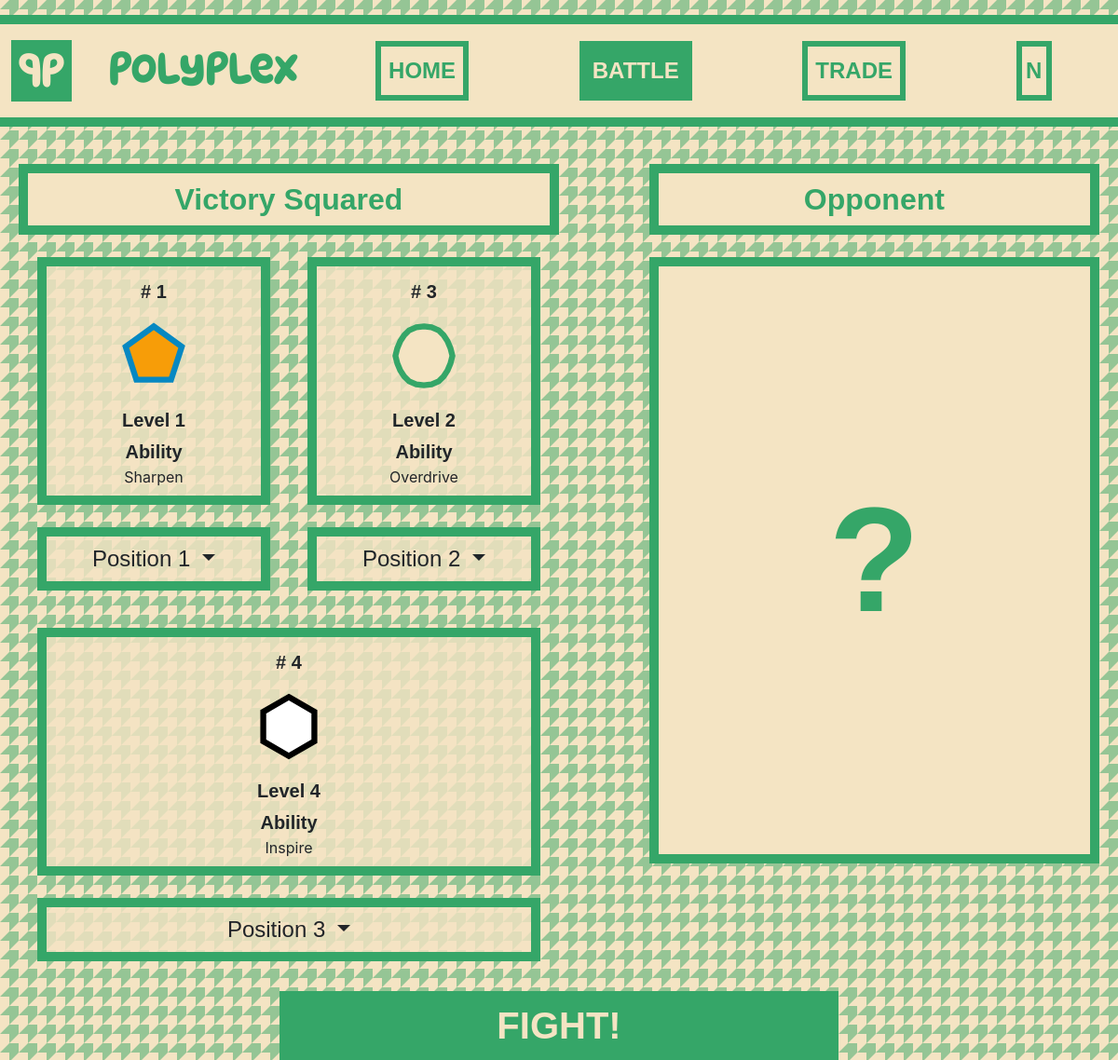
The app's page /pages/battle.php (signed in) with its own data.
### tables this page shows
CREATE TABLE `teams` (
  `team_id` int(10) UNSIGNED NOT NULL,
  `team_name` varchar(255) NOT NULL,
  `shape_a_id` int(10) UNSIGNED DEFAULT NULL,
  `shape_b_id` int(10) UNSIGNED DEFAULT NULL,
  `shape_c_id` int(10) UNSIGNED DEFAULT NULL
);

CREATE TABLE `shapes` (
  `shape_id` int(10) UNSIGNED NOT NULL,
  `shape` enum('circle','triangle','square','pentagon','hexagon') DEFAULT 'circle',
  `border_colour` varchar(7) DEFAULT '#000000',
  `fill_colour` varchar(7) DEFAULT '#FFFFFF',
  `shape_level` int(11) DEFAULT NULL,
  `trading` tinyint(1) DEFAULT 0,
  `created_at` timestamp NOT NULL DEFAULT current_timestamp(),
  `shape_ability` int(10) UNSIGNED DEFAULT NULL
);

### pages/battle.php (the view, shortened to what this page needs)
<?php
require_once '../config/db.php';
$teamId = $_SESSION['team_id'];
$sql = 'SELECT t.team_id, t.team_name,
        s1.shape_id AS shape_a_id,
        s1.shape AS shape_a,
        s1.fill_colour AS fill_colour_a,
        s1.border_colour AS border_colour_a,
        s1.shape_level AS shape_level_a,
        a1.ability_name AS ability_name_a,
        a1.ability_description AS ability_description_a,
        a1.ability_modifier AS ability_modifier_a,
        a1.ability_target AS ability_target_a,
        s2.shape_id AS shape_b_id,
        s2.shape AS shape_b,
        s2.fill_colour AS fill_colour_b,
        s2.border_colour AS border_colour_b,
        s2.shape_level AS shape_level_b,
        a2.ability_name AS ability_name_b,
        a2.ability_description AS ability_description_b,
        a2.ability_modifier AS ability_modifier_b,
        a2.ability_target AS ability_target_b,
        s3.shape_id AS shape_c_id,
        s3.shape AS shape_c,
        s3.fill_colour AS fill_colour_c,
        s3.border_colour AS border_colour_c,
        s3.shape_level AS shape_level_c,
        a3.ability_name AS ability_name_c,
        a3.ability_description AS ability_description_c,
        a3.ability_modifier AS ability_modifier_c,
        a3.ability_target AS ability_target_c
    FROM teams t LEFT JOIN shapes s1 ON t.shape_a_id = s1.shape_id
    LEFT JOIN abilities a1 ON s1.shape_ability = a1.ability_id
    LEFT JOIN shapes s2 ON t.shape_b_id = s2.shape_id
    LEFT JOIN abilities a2 ON s2.shape_ability = a2.ability_id
    LEFT JOIN shapes s3 ON t.shape_c_id = s3.shape_id
    LEFT JOIN abilities a3 ON s3.shape_ability = a3.ability_id
    WHERE t.team_id = ?';
$stmt = mysqli_prepare($conn, $sql);
mysqli_stmt_bind_param($stmt, "i", $teamId);
mysqli_stmt_execute($stmt);
$result = mysqli_stmt_get_result($stmt);
$team = mysqli_fetch_assoc($result);
$shapes = [];
foreach (['a', 'b', 'c'] as $position) {
    $shapes[] = [
        'shape_id' => $team["shape_{$position}_id"],
        'shape' => $team["shape_{$position}"],
        'fill_colour' => $team["fill_colour_{$position}"],
        'border_colour' => $team["border_colour_{$position}"],
        'shape_level' => $team["shape_level_{$position}"],
        'ability_name' => $team["ability_name_{$position}"],
        'ability_description' => $team["ability_description_{$position}"],
        'ability_modifier' => $team["ability_modifier_{$position}"],
        'ability_target' => $team["ability_target_{$position}"]
    ];
}
?>
<!DOCTYPE html>
<html lang="en">
<head>
    <link
        href="https://cdn.jsdelivr.net/npm/bootstrap@5.3.8/dist/css/bootstrap.min.css"
        rel="stylesheet"
>
    <link rel="stylesheet" href="../styling/battle.css">
</head>
<body>
    <header>
        <?php include '../components/nav.php'; ?>
    </header>
    <div class="container-fluid mt-4">
        <div class="row d-flex justify-content-between ms-2 me-2">
            <div class="col-6 battle-left text-center">
                <div class="row">
                    <span class="battle-title my-3 p-1 fs-2 ubuntu-bold">
                        <?= htmlspecialchars($team['team_name']) ?>
                    </span>
                </div>
                <div class="row" id="team-shapes">
                    <?php foreach ($shapes as $index => $shape): ?>
                        <?php
                        $shapeId = $shape['shape_id'];
                        $shapeDB = strtolower(trim($shape['shape']));
                        $shapeLevel = $shape['shape_level'] ?? 1;
                        $abilityName = $shape['ability_name'] ?? "None";
                        $position = $index + 1;
                        ?>
                        <div
                            class="col m-2 shape-position"
                            data-shape-id="<?= htmlspecialchars($shapeId) ?>">
                            <div class="shape-container">
                                <?php include '../components/shapeCard.php'; ?>
                            </div>
                            <div class="dropdown dropdown-center my-4 text-center ubuntu-regular">
                                <button
                                    class="btn dropdown-toggle fs-4 position-button"
                                    type="button"
                                    data-bs-toggle="dropdown"
                                    aria-expanded="false">
                                    Position <?= $position ?>
                                </button>
                            </div>
                        </div>
                    <?php endforeach; ?>
                </div>
            </div>
            <div class="col-5 battle-right">
                <div class="row">
                    <span class="battle-title my-3 p-1 fs-2 ubuntu-bold text-center">
                        Opponent
                    </span>
                </div>
                <div class="row opponent-box text-center d-flex align-items-center my-2">
                    <span class="ubuntu-bold">
                        ?
                    </span>
                </div>
            </div>
        </div>
    </div>
    <div class="col-12 d-flex justify-content-center">
        <button class="btn col-6 fight-btn fs-1 text-center ubuntu-bold">
            FIGHT!
        </button>
    </div>
</body>
</html>

### components/nav.php (shortened to what this page needs)
<?php
$currentPage = basename($_SERVER['PHP_SELF']);
$isLoggedIn = isset($_SESSION['user_id']);
?>
<nav class="navbar navbar-expand-lg mt-3">
    <div class="container-fluid">
        <a class="navbar-brand logo-container d-flex justify-content-center" href="/polyplex/">
            <div class="logo d-flex">
                <span class="starfish-regular flipped d-flex align-items-center">P</span>
                <span class="starfish-regular d-flex align-items-center">P</span>
            </div>
        </a>
        <span class="nav-title starfish-regular ms-4 me-4">PolyPlex</span>
        <div class="collapse navbar-collapse" id="navbarNavAltMarkup">
            <div class="navbar-nav col-12 d-flex justify-content-around">
                <a class="nav-link nav-button ubuntu-bold p-2 <?= $currentPage == 'index.php' ? 'active' : '' ?>" href="/polyplex/"> HOME</a>
                <a class="nav-link nav-button ubuntu-bold p-2 <?= $currentPage == 'battle.php' ? 'active' : '' ?>" href="/polyplex/pages/battle.php"> BATTLE </a>
                <a class="nav-link nav-button ubuntu-bold p-2 <?= $currentPage == 'trade.php' ? 'active' : '' ?>" href="/polyplex/pages/trade.php"> TRADE </a>
                <?php if ($isLoggedIn && $currentPage === 'dashboard.php'): ?>
                    <a class="nav-link nav-button ubuntu-bold p-2" href="/polyplex/components/logout.php"> LOG OUT </a>
                <?php else: ?>
                    <a class="nav-link nav-button profile-link ubuntu-bold p-2 d-flex justify-content-center" href="<?= $isLoggedIn ? '/polyplex/pages/dashboard.php' : '/polyplex/pages/login.php' ?>"> <?= htmlspecialchars($_SESSION['initial'] ?? '?') ?> </a>
                <?php endif; ?>
            </div>
        </div>
    </div>
</nav>

### components/shapeCard.php (shortened to what this page needs)
<?php
$shapeId = $shapeId ?? '';
$shapeDB = strtolower(trim($shapeDB ?? ''));
$fillColour = $fillColour ?? '#FFFFFF';
$strokeColour = $strokeColour ?? '#000000';
$shapeLevel = $shapeLevel ?? 1;
$abilityName = $abilityName ?? 'None';
switch ($shapeDB) {
    case 'circle':
        $points = "12,2 14.59,2.34 17,3.34 18.66,5 20,7 21,9.41 21.66,12 21,14.59 20,17 18.66,19 17,20.66 14.59,21.66 12,22 9.41,21.66 7,20.66 5.34,19 4,17 3,14.59 2.34,12 3,9.41 4,7 5.34,5 7,3.34 9.41,2.34";
        break;
    case 'pentagon':
        $points = "12,2 21.51,8.91 17.88,20.09 6.12,20.09 2.49,8.91";
        break;
    case 'hexagon':
        $points = "12,2 20.66,7 20.66,17 12,22 3.34,17 3.34,7";
        break;
}
?>
<div class="container-fluid shape-card ubuntu-bold text-center p-2 fs-5">
    <div class="row shape-id p-1">
        <span>
            # <?= htmlspecialchars((string) $shapeId) ?>
        </span>
    </div>
    <div class="row shape-in-card d-flex justify-content-center">
        <svg
            class="shape"
            viewBox="0 0 24 24"
            aria-label="<?= htmlspecialchars($shapeDB) ?>">
            //enum value used here
            <polygon
                points="<?= htmlspecialchars($points) ?>"
                fill="<?= htmlspecialchars($fillColour) ?>"
                stroke="<?= htmlspecialchars($strokeColour) ?>"
                stroke-width="2" />
        </svg>
    </div>
    <div class="row shape-level p-1">
        <span>
            Level <?= htmlspecialchars((string) $shapeLevel) ?>
        </span>
    </div>
    <div class="row shape-abilities-title">
        <span>Ability</span>
    </div>
    <div class="row shape-abilities inter-regular fs-6">
        <span>
            <?= htmlspecialchars($abilityName) ?>
        </span>
    </div>
</div>

### styling/battle.css (style rules this page uses)
body { background-color: #f4e4c3; }
nav, .logo-container:hover { background-color: var(--pal-beige); }
.logo-container, .navbar .nav-link.active, .nav-button:hover { color: var(--pal-beige); }
nav, .nav-button { border-color: var(--pal-green); }
.nav-title, .nav-button, .logo-container:hover { color: var(--pal-green); }
.logo-container, .navbar .nav-link.active, .nav-button:hover { background-color: var(--pal-green); }
.battle-title { border: 10px solid var(--pal-green); color: var(--pal-green); background-color: var(--pal-beige); }
.shape { width: 100px; height: 100px; fill: transparent; stroke: black; stroke-width: 2; }
.shape-card { border: 10px solid var(--pal-green); background-color: var(--pal-half-beige); }
.dropdown { border: 10px solid var(--pal-green); background-color: var(--pal-half-beige); }
.dropdown-toggle { border: none; width: 100%; }
.opponent-box { height: 72%; border: 10px solid var(--pal-green); color: var(--pal-green); background-color: var(--pal-beige); }
.opponent-box span { font-size: clamp(10rem, 2.5vw, 10.5rem); }
.fight-btn { background-color: var(--pal-green); border-radius: 0px; color: var(--pal-beige); }

### styling/main.css (style rules this page uses)
:root { --pal-beige: #f4e4c3; --pal-pink: #ea7e9e; --pal-orange: #f79d08; --pal-red: #e3552d; --pal-blue: #0688c2; --pal-green: #35a668; --pal-half-beige: rgba(244, 228, 195, 0.8); --pal-half-pink: rgba(234, 126, 158, 0.8); --pal-half-orange: rgba(247, 157, 8, 0.8); --pal-half-red: rgba(227, 85, 45, 0.8); --pal-half-blue: rgba(6, 136, 194, 0.8); --pal-half-green: rgba(53, 166, 104, 0.8); }
.ubuntu-regular { font-family: "Ubuntu", sans-serif; font-weight: 400; font-style: normal; }
.ubuntu-bold { font-family: "Ubuntu", sans-serif; font-weight: 700; font-style: normal; }
.inter-regular { font-family: "Inter", sans-serif; font-optical-sizing: auto; font-weight: 400; font-style: normal; }
.starfish-regular { font-family: "starfish"; font-optical-sizing: auto; font-weight: 400; font-style: normal; }
nav { border-top: 10px solid; border-bottom: 10px solid; }
.nav-title { font-size: clamp(3.5rem, 2.5vw, 4rem); }
.logo-container { width: 4%; aspect-ratio: 1 / 1; font-size: clamp(3.5rem, 2.5vw, 6rem); transition: background-color 0.3s ease, transform 0.2s ease; padding: 0; }
.logo { padding-top: 10%; }
.logo-container { width: auto; padding: 8px; }
.logo span { display: flex; align-items: center; }
.flipped { transform: scaleX(-1); }
.nav-button { font-size: clamp(1rem, 2.5vw, 1.5rem); border: 6px solid; }
.profile-link { width: 4.5%; }
.shape-card { border: 10px solid; }

### records on screen
teams: team_name "Victory Squared", shapeId "1", shapeLevel "1", abilityName "Sharpen", position "1", shapeId "3", shapeLevel "2", abilityName "Overdrive", position "2", shapeId "4", shapeLevel "4", abilityName "Inspire", position "3"

### other values on screen
$_SESSION['initial'] "N"
